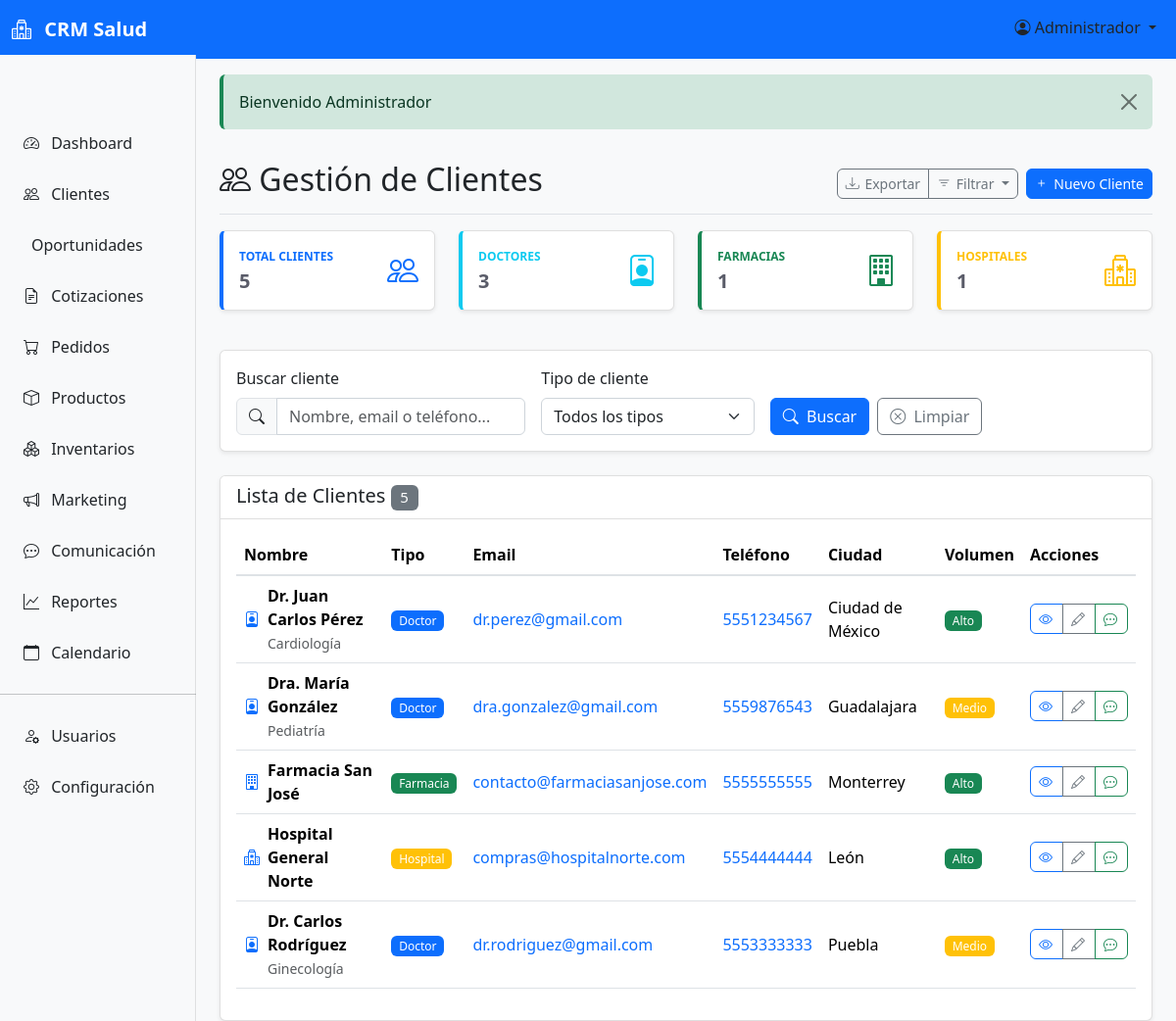
Screenshot of /clientes (signed in) with the database file from the repository.
### tables this page shows
CREATE TABLE `clientes` (
  `id` int(11) NOT NULL AUTO_INCREMENT,
  `tipo` enum('doctor','farmacia','hospital') NOT NULL,
  `nombre` varchar(150) NOT NULL,
  `email` varchar(100) NULL,
  `telefono` varchar(20) NULL,
  `direccion` text NULL,
  `ciudad` varchar(100) NULL,
  `estado` varchar(100) NULL,
  `codigo_postal` varchar(10) NULL,
  `especialidad` varchar(100) NULL,
  `cedula_profesional` varchar(50) NULL,
  `rfc` varchar(20) NULL,
  `volumen_compra` enum('bajo','medio','alto') DEFAULT 'medio',
  `descuento_autorizado` decimal(5,2) DEFAULT 0.00,
  `limite_credito` decimal(12,2) DEFAULT 0.00,
  `dias_credito` int(11) DEFAULT 0,
  `activo` tinyint(1) NOT NULL DEFAULT 1,
  `notas` text NULL,
  `created_at` timestamp NOT NULL DEFAULT current_timestamp(),
  `updated_at` timestamp NOT NULL DEFAULT current_timestamp() ON UPDATE current_timestamp(),
  PRIMARY KEY (`id`),
  KEY `tipo` (`tipo`),
  KEY `ciudad` (`ciudad`),
  KEY `especialidad` (`especialidad`)
);

### views/clientes/index.php (the view, shortened to what the rows shown need)
<div class="d-flex justify-content-between flex-wrap flex-md-nowrap align-items-center pt-3 pb-2 mb-3 border-bottom">
    <h1 class="h2">
        <i class="bi bi-people"></i> Gestión de Clientes
    </h1>
    <div class="btn-toolbar mb-2 mb-md-0">
        <div class="btn-group me-2">
            <button type="button" class="btn btn-sm btn-outline-secondary">
                <i class="bi bi-download"></i> Exportar
            </button>
            <button type="button" class="btn btn-sm btn-outline-secondary dropdown-toggle" data-bs-toggle="dropdown">
                <i class="bi bi-filter"></i> Filtrar
            </button>
        </div>
        <a href="<?php echo $baseUrl; ?>clientes/create" class="btn btn-sm btn-primary">
            <i class="bi bi-plus"></i> Nuevo Cliente
        </a>
    </div>
</div>
<div class="row mb-4">
    <div class="col-xl-3 col-md-6 mb-3">
        <div class="card stat-card border-left-primary">
            <div class="card-body">
                <div class="row no-gutters align-items-center">
                    <div class="col mr-2">
                        <div class="text-xs font-weight-bold text-primary text-uppercase mb-1">
                            Total Clientes
                        </div>
                        <div class="h5 mb-0 font-weight-bold text-gray-800">
                            <?php echo number_format($stats['total']); ?>
                        </div>
                    </div>
                    <div class="col-auto">
                        <i class="bi bi-people text-primary" style="font-size: 2rem;"></i>
                    </div>
                </div>
            </div>
        </div>
    </div>
    <div class="col-xl-3 col-md-6 mb-3">
        <div class="card stat-card border-left-info">
            <div class="card-body">
                <div class="row no-gutters align-items-center">
                    <div class="col mr-2">
                        <div class="text-xs font-weight-bold text-info text-uppercase mb-1">
                            Doctores
                        </div>
                        <div class="h5 mb-0 font-weight-bold text-gray-800">
                            <?php echo number_format($stats['doctor'] ?? 0); ?>
                        </div>
                    </div>
                    <div class="col-auto">
                        <i class="bi bi-person-badge text-info" style="font-size: 2rem;"></i>
                    </div>
                </div>
            </div>
        </div>
    </div>
    <div class="col-xl-3 col-md-6 mb-3">
        <div class="card stat-card border-left-success">
            <div class="card-body">
                <div class="row no-gutters align-items-center">
                    <div class="col mr-2">
                        <div class="text-xs font-weight-bold text-success text-uppercase mb-1">
                            Farmacias
                        </div>
                        <div class="h5 mb-0 font-weight-bold text-gray-800">
                            <?php echo number_format($stats['farmacia'] ?? 0); ?>
                        </div>
                    </div>
                    <div class="col-auto">
                        <i class="bi bi-building text-success" style="font-size: 2rem;"></i>
                    </div>
                </div>
            </div>
        </div>
    </div>
    <div class="col-xl-3 col-md-6 mb-3">
        <div class="card stat-card border-left-warning">
            <div class="card-body">
                <div class="row no-gutters align-items-center">
                    <div class="col mr-2">
                        <div class="text-xs font-weight-bold text-warning text-uppercase mb-1">
                            Hospitales
                        </div>
                        <div class="h5 mb-0 font-weight-bold text-gray-800">
                            <?php echo number_format($stats['hospital'] ?? 0); ?>
                        </div>
                    </div>
                    <div class="col-auto">
                        <i class="bi bi-hospital text-warning" style="font-size: 2rem;"></i>
                    </div>
                </div>
            </div>
        </div>
    </div>
</div>
<div class="card mb-4">
    <div class="card-body">
        <form method="GET" class="row g-3">
            <div class="col-md-4">
                <label for="search" class="form-label">Buscar cliente</label>
                <div class="input-group">
                    <span class="input-group-text"><i class="bi bi-search"></i></span>
                    <input type="text" class="form-control" id="search" name="search"
                           placeholder="Nombre, email o teléfono..."
                           value="<?php echo htmlspecialchars($currentFilters['search']); ?>">
                </div>
            </div>
            <div class="col-md-3">
                <label for="tipo" class="form-label">Tipo de cliente</label>
                <select class="form-select" id="tipo" name="tipo">
                    <option value="">Todos los tipos</option>
                </select>
            </div>
            <div class="col-md-3 d-flex align-items-end">
                <button type="submit" class="btn btn-primary me-2">
                    <i class="bi bi-search"></i> Buscar
                </button>
                <a href="<?php echo $baseUrl; ?>clientes" class="btn btn-outline-secondary">
                    <i class="bi bi-x-circle"></i> Limpiar
                </a>
            </div>
        </form>
    </div>
</div>
<div class="card">
    <div class="card-header">
        <h5 class="card-title mb-0">
            Lista de Clientes
            <span class="badge bg-secondary"><?php echo number_format($clientes['total']); ?></span>
        </h5>
    </div>
    <div class="card-body">
        <?php if (!empty($clientes['items'])): ?>
        <div class="table-responsive">
            <table class="table table-hover">
                <thead>
                    <tr>
                        <th>Nombre</th>
                        <th>Tipo</th>
                        <th>Email</th>
                        <th>Teléfono</th>
                        <th>Ciudad</th>
                        <th>Volumen</th>
                        <th>Acciones</th>
                    </tr>
                </thead>
                <tbody>
                    <?php foreach ($clientes['items'] as $cliente): ?>
                    <tr>
                        <td>
                            <div class="d-flex align-items-center">
                                <div class="avatar me-2">
                                    <?php
                                    $icon = $cliente['tipo'] === 'doctor' ? 'person-badge' :
                                           ($cliente['tipo'] === 'farmacia' ? 'building' : 'hospital');
                                    ?>
                                    <i class="bi bi-<?php echo $icon; ?> text-primary"></i>
                                </div>
                                <div>
                                    <strong><?php echo htmlspecialchars($cliente['nombre']); ?></strong>
                                    <?php if ($cliente['especialidad']): ?>
                                    <br><small class="text-muted"><?php echo htmlspecialchars($cliente['especialidad']); ?></small>
                                    <?php endif; ?>
                                </div>
                            </div>
                        </td>
                        <td>
                            <span class="badge bg-<?php echo $cliente['tipo'] === 'doctor' ? 'primary' : ($cliente['tipo'] === 'farmacia' ? 'success' : 'warning'); ?>">
                                <?php echo $tiposCliente[$cliente['tipo']]; ?>
                            </span>
                        </td>
                        <td>
                            <?php if ($cliente['email']): ?>
                            <a href="mailto:<?php echo htmlspecialchars($cliente['email']); ?>" class="text-decoration-none">
                                <?php echo htmlspecialchars($cliente['email']); ?>
                            </a>
                            <?php else: ?>
                            <span class="text-muted">-</span>
                            <?php endif; ?>
                        </td>
                        <td>
                            <?php if ($cliente['telefono']): ?>
                            <a href="tel:<?php echo htmlspecialchars($cliente['telefono']); ?>" class="text-decoration-none">
                                <?php echo htmlspecialchars($cliente['telefono']); ?>
                            </a>
                            <?php else: ?>
                            <span class="text-muted">-</span>
                            <?php endif; ?>
                        </td>
                        <td><?php echo htmlspecialchars($cliente['ciudad'] ?? '-'); ?></td>
                        <td>
                            <?php
                            $volumenColors = ['bajo' => 'secondary', 'medio' => 'warning', 'alto' => 'success'];
                            $volumenColor = $volumenColors[$cliente['volumen_compra']] ?? 'secondary';
                            ?>
                            <span class="badge bg-<?php echo $volumenColor; ?>">
                                <?php echo ucfirst($cliente['volumen_compra']); ?>
                            </span>
                        </td>
                        <td>
                            <div class="btn-group" role="group">
                                <a href="<?php echo $baseUrl; ?>clientes/show/<?php echo $cliente['id']; ?>"
                                   class="btn btn-sm btn-outline-primary" data-bs-toggle="tooltip" title="Ver">
                                    <i class="bi bi-eye"></i>
                                </a>
                                <a href="<?php echo $baseUrl; ?>clientes/edit/<?php echo $cliente['id']; ?>"
                                   class="btn btn-sm btn-outline-secondary" data-bs-toggle="tooltip" title="Editar">
                                    <i class="bi bi-pencil"></i>
                                </a>
                                <a href="<?php echo $baseUrl; ?>comunicacion/create?cliente_id=<?php echo $cliente['id']; ?>"
                                   class="btn btn-sm btn-outline-success" data-bs-toggle="tooltip" title="Contactar">
                                    <i class="bi bi-chat-dots"></i>
                                </a>
                            </div>
                        </td>
                    </tr>
                    <?php endforeach; ?>
                </tbody>
            </table>
        </div>
        <?php endif; ?>
    </div>
</div>

### rows the page displays
clientes: id "5", nombre "Dr. Carlos Rodríguez", especialidad "Ginecología", tipo "Doctor", email "dr.rodriguez@gmail.com", telefono "5553333333", ciudad "Puebla", volumen_compra "Medio"
clientes: nombre "Dr. Juan Carlos Pérez", especialidad "Cardiología", tipo "Doctor", email "dr.perez@gmail.com", telefono "5551234567", ciudad "Ciudad de México", volumen_compra "Alto"
clientes: nombre "Dra. María González", especialidad "Pediatría", tipo "Doctor", email "dra.gonzalez@gmail.com", telefono "5559876543", ciudad "Guadalajara", volumen_compra "Medio"
clientes: nombre "Farmacia San José", tipo "Farmacia", email "contacto@farmaciasanjose.com", telefono "5555555555", ciudad "Monterrey", volumen_compra "Alto"
clientes: nombre "Hospital General Norte", tipo "Hospital", email "compras@hospitalnorte.com", telefono "5554444444", ciudad "León", volumen_compra "Alto"

### other values shown
$currentUser['nombre'] "Administrador"
$flash['message'] "Bienvenido Administrador"
$stats['total'] "5"
$stats['doctor'] "3"
$stats['farmacia'] "1"
$stats['hospital'] "1"
